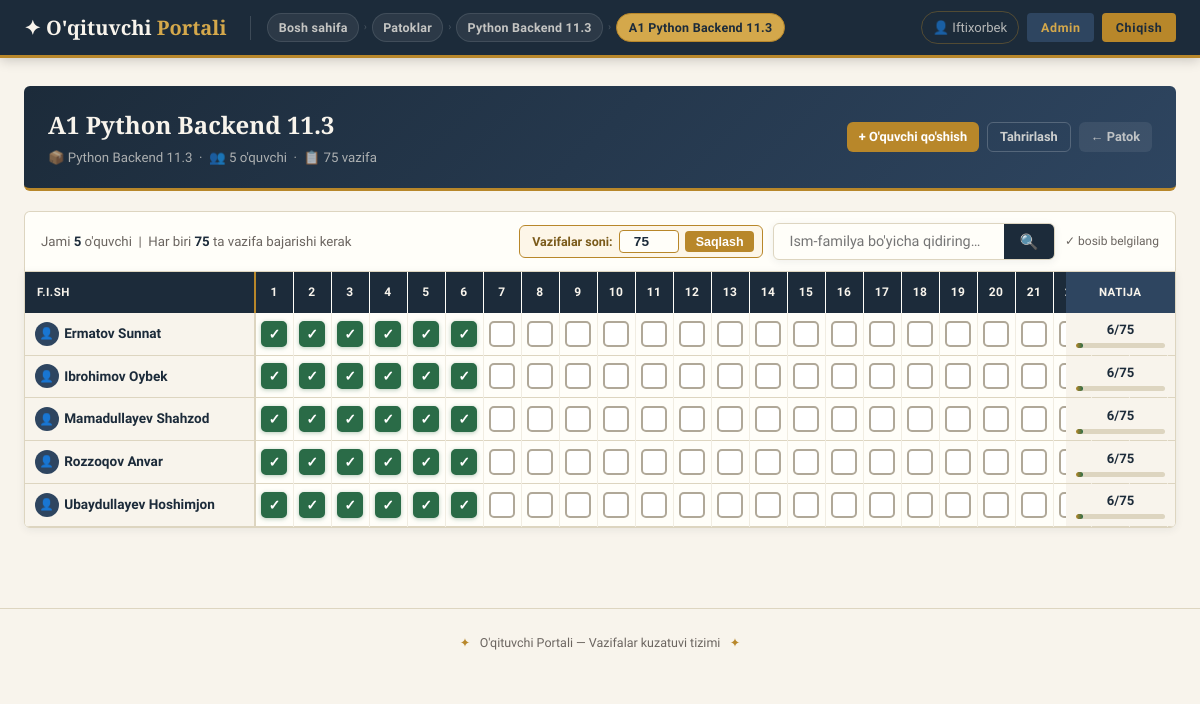
The page /guruhlar/2/ (signed in) on the database its author committed.
### apps/guruhlar/models.py (models this page shows, shortened)
class Guruh(models.Model):
    patok = models.ForeignKey(
        Patok, on_delete=models.CASCADE,
        related_name='guruhlar',
        verbose_name="Patok"
    )
    nomi = models.CharField(max_length=150, verbose_name="Guruh nomi")
    jami_vazifalar = models.IntegerField(default=75, verbose_name="Jami vazifalar soni")
    tavsif = models.TextField(blank=True, verbose_name="Tavsif")
    yaratilgan = models.DateTimeField(auto_now_add=True)
    class Meta:
        verbose_name = "Guruh"
        verbose_name_plural = "Guruhlar"
        ordering = ['nomi']

### apps/patoklar/models.py (models this page shows, shortened)
class Patok(models.Model):
    nomi = models.CharField(max_length=150, verbose_name="Patok nomi")
    oqituvchi = models.ForeignKey(
        User, on_delete=models.CASCADE,
        related_name='patoklar',
        verbose_name="O'qituvchi"
    )
    tavsif = models.TextField(blank=True, verbose_name="Tavsif")
    yaratilgan = models.DateTimeField(auto_now_add=True)
    class Meta:
        verbose_name = "Patok"
        verbose_name_plural = "Patoklar"
        ordering = ['-yaratilgan']

### apps/talabalar/models.py (models this page shows, shortened)
class Talaba(models.Model):
    guruh = models.ForeignKey(
        Guruh, on_delete=models.CASCADE,
        related_name='talabalar',
        verbose_name="Guruh"
    )
    ism_familya = models.CharField(max_length=200, verbose_name="Ism-familya")
    telefon     = models.CharField(max_length=20,  blank=True, default='', verbose_name="Telefon raqami")
    telegram    = models.CharField(max_length=100, blank=True, default='', verbose_name="Telegram username")
    yaratilgan  = models.DateTimeField(auto_now_add=True)
    class Meta:
        verbose_name = "Talaba"
        verbose_name_plural = "Talabalar"
        ordering = ['ism_familya']
    def bajarilgan_soni(self):
        return self.vazifalar.filter(bajarildi=True).count()
    def foiz(self):
        jami = self.guruh.jami_vazifalar
        if jami == 0:
            return 0
        return round((self.bajarilgan_soni() / jami) * 100)
    def bitirdimi(self):
        return self.bajarilgan_soni() >= self.guruh.jami_vazifalar

class VazifaBajarish(models.Model):
    talaba = models.ForeignKey(
        Talaba, on_delete=models.CASCADE,
        related_name='vazifalar'
    )
    vazifa_raqam = models.IntegerField(verbose_name="Vazifa raqami")
    bajarildi    = models.BooleanField(default=False)
    vaqt         = models.DateTimeField(null=True, blank=True)
    class Meta:
        unique_together = ['talaba', 'vazifa_raqam']
        ordering = ['vazifa_raqam']

### apps/guruhlar/views.py (the view)
# urls.py: path('<int:pk>/', views.guruh_detail, name='guruh_detail'),
@login_required
def guruh_detail(request, pk):
    guruh = get_object_or_404(Guruh, pk=pk, patok__oqituvchi=request.user)
    q = request.GET.get('q', '').strip()
    talabalar = guruh.talabalar.prefetch_related('vazifalar').all()
    if q:
        talabalar = talabalar.filter(ism_familya__icontains=q)
    from apps.talabalar.models import VazifaBajarish
    all_talabalar = guruh.talabalar.all()
    for t in all_talabalar:
        existing = set(t.vazifalar.values_list('vazifa_raqam', flat=True))
        new_records = [
            VazifaBajarish(talaba=t, vazifa_raqam=i, bajarildi=False)
            for i in range(1, guruh.jami_vazifalar + 1)
            if i not in existing
        ]
        if new_records:
            VazifaBajarish.objects.bulk_create(new_records)
    talabalar = guruh.talabalar.prefetch_related('vazifalar').all()
    if q:
        talabalar = talabalar.filter(ism_familya__icontains=q)
    return render(request, 'guruhlar/detail.html', {
        'guruh': guruh,
        'talabalar': talabalar,
        'q': q,
        'task_range': range(1, guruh.jami_vazifalar + 1),
        'jami': guruh.jami_vazifalar,
    })

### templates/guruhlar/detail.html (shortened to what this page needs)
{% extends 'base/base.html' %}
{% block breadcrumb %}
<li><a href="/">Bosh sahifa</a></li>
<li><span class="sep">›</span></li>
<li><a href="/patoklar/">Patoklar</a></li>
<li><span class="sep">›</span></li>
<li><a href="/patoklar/{{ guruh.patok.pk }}/">{{ guruh.patok.nomi }}</a></li>
<li><span class="sep">›</span></li>
<li><span class="current">{{ guruh.nomi }}</span></li>
{% endblock %}
{% block content %}
<div class="guruh-hero">
    <div>
        <div class="gh-title">{{ guruh.nomi }}</div>
        <div class="gh-meta">
            📦 {{ guruh.patok.nomi }} &nbsp;·&nbsp;
            👥 {{ guruh.talabalar.count }} o'quvchi &nbsp;·&nbsp;
            📋 {{ jami }} vazifa
        </div>
    </div>
    <div class="gh-actions">
        <a href="/talabalar/add/{{ guruh.pk }}/" class="btn btn-gold btn-sm">+ O'quvchi qo'shish</a>
        <a href="/guruhlar/{{ guruh.pk }}/edit/" class="btn btn-ghost btn-sm" style="color:rgba(248,244,236,.8);border-color:rgba(255,255,255,.2);">Tahrirlash</a>
        <a href="/patoklar/{{ guruh.patok.pk }}/" class="btn btn-sm" style="background:rgba(255,255,255,.08);color:rgba(248,244,236,.7);">← Patok</a>
    </div>
</div>
{% if talabalar or q %}
<div class="tbl-toolbar">
    <div class="tbl-info">
        Jami <strong>{{ guruh.talabalar.count }}</strong> o'quvchi &nbsp;|&nbsp;
        Har biri <strong>{{ jami }}</strong> ta vazifa bajarishi kerak
    </div>
    <div style="display:flex;gap:.6rem;align-items:center;flex-wrap:wrap;">
        <form method="post" action="/guruhlar/{{ guruh.pk }}/vazifa-soni/" class="vazifa-count-form">
            <span class="vazifa-count-label">Vazifalar soni:</span>
            <input type="number" name="jami_vazifalar" value="{{ jami }}" min="1" max="500" class="vazifa-count-inp">
            <button type="submit" class="vazifa-count-btn">Saqlash</button>
        </form>
        <form method="get" style="display:flex;">
            <div class="search-wrap">
                <input class="search-input" name="q" value="{{ q }}" placeholder="Ism-familya bo'yicha qidiring…" style="min-width:190px;">
                <button class="search-btn" type="submit">🔍</button>
            </div>
        </form>
        <span style="font-size:.75rem;color:var(--muted);">✓ bosib belgilang</span>
    </div>
</div>
<div class="tbl-wrap">
    <table class="jtable" id="jt">
        <thead>
            <tr>
                <th class="col-name">F.I.SH</th>
                {% for i in task_range %}<th class="col-task">{{ i }}</th>{% endfor %}
                <th class="col-natija">NATIJA</th>
            </tr>
        </thead>
        <tbody>
            {% for t in talabalar %}
            {% with bn=t.bajarilgan_soni %}
            <tr class="{% if t.bitirdimi %}bitirdi{% endif %}" data-id="{{ t.pk }}">
                <td class="col-name">
                    <div class="name-inner">
                        <button class="btn-profil profil-btn"
                                title="Profil ko'rish"
                                data-id="{{ t.pk }}"
                                data-ism="{{ t.ism_familya }}"
                                data-tel="{{ t.telefon }}"
                                data-tg="{{ t.telegram }}"
                                data-bn="{{ bn }}"
                                data-jami="{{ jami }}"
                                data-foiz="{{ t.foiz }}"
                                data-guruh="{{ guruh.nomi }}">👤</button>
                        <span class="name-text">
                            {% if t.bitirdimi %}🏆 {% endif %}{{ t.ism_familya }}
                        </span>
                    </div>
                </td>
                {% for v in t.vazifalar.all %}
                <td class="tc">
                    <input type="checkbox" class="vcb"
                           data-tid="{{ t.pk }}"
                           data-vn="{{ v.vazifa_raqam }}"
                           {% if v.bajarildi %}checked{% endif %}>
                </td>
                {% endfor %}
                <td class="col-natija">
                    <div class="prog-count" id="cnt-{{ t.pk }}">{{ bn }}/{{ jami }}</div>
                    <div class="mini-bar">
                        <div class="mini-fill {% if t.bitirdimi %}full{% endif %}"
                             id="bar-{{ t.pk }}"
                             style="width:{{ t.foiz }}%"></div>
                    </div>
                </td>
            </tr>
            {% endwith %}
            {% endfor %}
        </tbody>
    </table>
</div>
{% endif %}
{% endblock %}

### templates/base/base.html (shortened to what this page needs)
<!DOCTYPE html>
<html lang="uz">
<head>
</head>
<body>
{% if user.is_authenticated %}
<nav class="topbar">
    <a href="/" class="topbar-brand">✦ O'qituvchi <em>Portali</em></a>
    <ul class="breadcrumb">
        {% block breadcrumb %}{% endblock %}
    </ul>
    <div class="topbar-right">
        <span class="topbar-user">👤 {{ user.get_full_name|default:user.username }}</span>
        {% if user.is_staff %}
        <a href="/admin/" class="btn-topbar" style="background:var(--ink-light);color:var(--gold-light);">Admin</a>
        {% endif %}
        <a href="/logout/" class="btn-topbar">Chiqish</a>
    </div>
</nav>
{% endif %}
<main class="page">
    {% block content %}{% endblock %}
</main>
<footer class="site-footer">
    <span>✦</span> O'qituvchi Portali — Vazifalar kuzatuvi tizimi <span>✦</span>
</footer>
</body>
</html>

### templates/base/base.html (style rules this page uses)
:root { --ink: #1c2b3a; --ink-light: #2e4560; --gold: #b8872a; --gold-light: #d4a84b; --gold-pale: #fdf6e8; --green: #2a6b47; --green-pale: #eaf4ef; --red: #8b2230; --parchment: #f8f4ec; --cream: #fffef9; --rule: #ddd5c0; --muted: #6b6560; --shadow-sm: 0 2px 8px rgba(28,43,58,.07); --shadow-md: 0 6px 24px rgba(28,43,58,.10); --shadow-lg: 0 12px 40px rgba(28,43,58,.14); --r: 6px; }
*, *::before, *::after { margin:0; padding:0; box-sizing:border-box; }
body { font-family: 'Source Sans 3', sans-serif; background: var(--parchment); color: var(--ink); min-height: 100vh; font-size: 15px; line-height: 1.6; }
.topbar { background: var(--ink); border-bottom: 3px solid var(--gold); height: 58px; display: flex; align-items: center; padding: 0 1.5rem; gap: 1rem; position: sticky; top: 0; z-index: 200; box-shadow: 0 2px 12px rgba(0,0,0,.2); }
.topbar-brand { font-family: 'Playfair Display', serif; font-size: 1.25rem; font-weight: 700; color: var(--parchment); text-decoration: none; white-space: nowrap; margin-right: 0.5rem; }
.topbar-brand em { color: var(--gold-light); font-style: normal; }
.breadcrumb { display: flex; align-items: center; gap: 0.25rem; list-style: none; flex: 1; overflow: hidden; }
.breadcrumb li { display: flex; align-items: center; gap: 0.25rem; }
.breadcrumb a { display: inline-flex; align-items: center; color: rgba(248,244,236,.75); text-decoration: none; font-size: 0.78rem; font-weight: 600; letter-spacing: .02em; white-space: nowrap; padding: 0.22rem 0.65rem; border-radius: 20px; background: rgba(255,255,255,.07); border: 1px solid rgba(255,255,255,.1); transition: all .18s; }
.breadcrumb .sep { color: rgba(255,255,255,.2); font-size: 0.65rem; flex-shrink: 0; margin: 0 0.05rem; }
.breadcrumb .current { display: inline-flex; align-items: center; color: var(--ink); font-size: 0.78rem; font-weight: 700; letter-spacing: .02em; white-space: nowrap; overflow: hidden; text-overflow: ellipsis; max-width: 200px; padding: 0.22rem 0.75rem; border-radius: 20px; background: var(--gold-light); border: 1px solid var(--gold); }
.topbar-right { display: flex; align-items: center; gap: 0.5rem; margin-left: auto; }
.topbar-user { color: rgba(248,244,236,.7); font-size: 0.82rem; padding: 0.3rem 0.7rem; border: 1px solid rgba(184,135,42,.35); border-radius: 20px; white-space: nowrap; }
.btn-topbar { background: var(--gold); color: var(--ink); font-weight: 700; font-size: 0.78rem; letter-spacing: .05em; padding: 0.3rem 0.85rem; border-radius: 4px; text-decoration: none; transition: background .15s; white-space: nowrap; }
.page { max-width: 1440px; margin: 0 auto; padding: 1.75rem 1.5rem 3rem; }
.btn { display: inline-flex; align-items: center; gap: 0.35rem; padding: .5rem 1.1rem; border-radius: var(--r); font-family: 'Source Sans 3', sans-serif; font-size: 0.875rem; font-weight: 600; cursor: pointer; text-decoration: none; border: none; transition: all .18s; white-space: nowrap; line-height: 1.4; }
.btn-gold { background: var(--gold); color: #fff; }
.btn-ghost { background: transparent; color: var(--muted); border: 1.5px solid var(--rule); }
.btn-sm { padding: .3rem .75rem; font-size: 0.8rem; }
.search-wrap { display: flex; gap: 0; border: 1.5px solid var(--rule); border-radius: var(--r); overflow: hidden; background: var(--cream); box-shadow: var(--shadow-sm); }
.search-input { flex: 1; padding: .55rem 1rem; border: none; background: transparent; font-family: 'Source Sans 3', sans-serif; font-size: 0.9rem; color: var(--ink); outline: none; }
.search-btn { background: var(--ink); border: none; color: var(--parchment); padding: 0 1rem; cursor: pointer; font-size: 0.95rem; transition: background .15s; }
.site-footer { text-align: center; color: var(--muted); font-size: .78rem; padding: 1.5rem; border-top: 1px solid var(--rule); margin-top: 2rem; }
.site-footer span { color: var(--gold); margin: 0 .4rem; }

### rows shown on the page
Guruh: patok.nomi "Python Backend 11.3", nomi "A1 Python Backend 11.3", talabalar.count "5"
Talaba: ism_familya "Ermatov Sunnat", bajarilgan_soni "6", jami "75", {{ t.foiz }} 8 (drawn)
VazifaBajarish: bajarildi "☑"
VazifaBajarish: bajarildi "☑"
VazifaBajarish: bajarildi "☑"
VazifaBajarish: bajarildi "☑"
VazifaBajarish: bajarildi "☑"
VazifaBajarish: bajarildi "☑"
Talaba: ism_familya "Ibrohimov Oybek", bajarilgan_soni "6", jami "75", {{ t.foiz }} 8 (drawn)
VazifaBajarish: bajarildi "☑"
VazifaBajarish: bajarildi "☑"
VazifaBajarish: bajarildi "☑"
VazifaBajarish: bajarildi "☑"
VazifaBajarish: bajarildi "☑"
VazifaBajarish: bajarildi "☑"
Talaba: ism_familya "Mamadullayev Shahzod", bajarilgan_soni "6", jami "75", {{ t.foiz }} 8 (drawn)
VazifaBajarish: bajarildi "☑"
VazifaBajarish: bajarildi "☑"
VazifaBajarish: bajarildi "☑"
VazifaBajarish: bajarildi "☑"
VazifaBajarish: bajarildi "☑"
VazifaBajarish: bajarildi "☑"
Talaba: ism_familya "Rozzoqov Anvar", bajarilgan_soni "6", jami "75", {{ t.foiz }} 8 (drawn)
VazifaBajarish: bajarildi "☑"
VazifaBajarish: bajarildi "☑"
VazifaBajarish: bajarildi "☑"
VazifaBajarish: bajarildi "☑"
VazifaBajarish: bajarildi "☑"
VazifaBajarish: bajarildi "☑"
Talaba: ism_familya "Ubaydullayev Hoshimjon", bajarilgan_soni "6", jami "75", {{ t.foiz }} 8 (drawn)
VazifaBajarish: bajarildi "☑"
VazifaBajarish: bajarildi "☑"
VazifaBajarish: bajarildi "☑"
VazifaBajarish: bajarildi "☑"
VazifaBajarish: bajarildi "☑"
VazifaBajarish: bajarildi "☑"

### other values the page prints
{{ user.get_full_name|default:user.username }} "Iftixorbek"
{{ jami }} "75"
{{ i }} "1" "2" "3" "4" "5" "6" "7" "8" "9" "10" "11" "12" "13" "14" "15" "16" "17" "18" "19" "20" "21"
